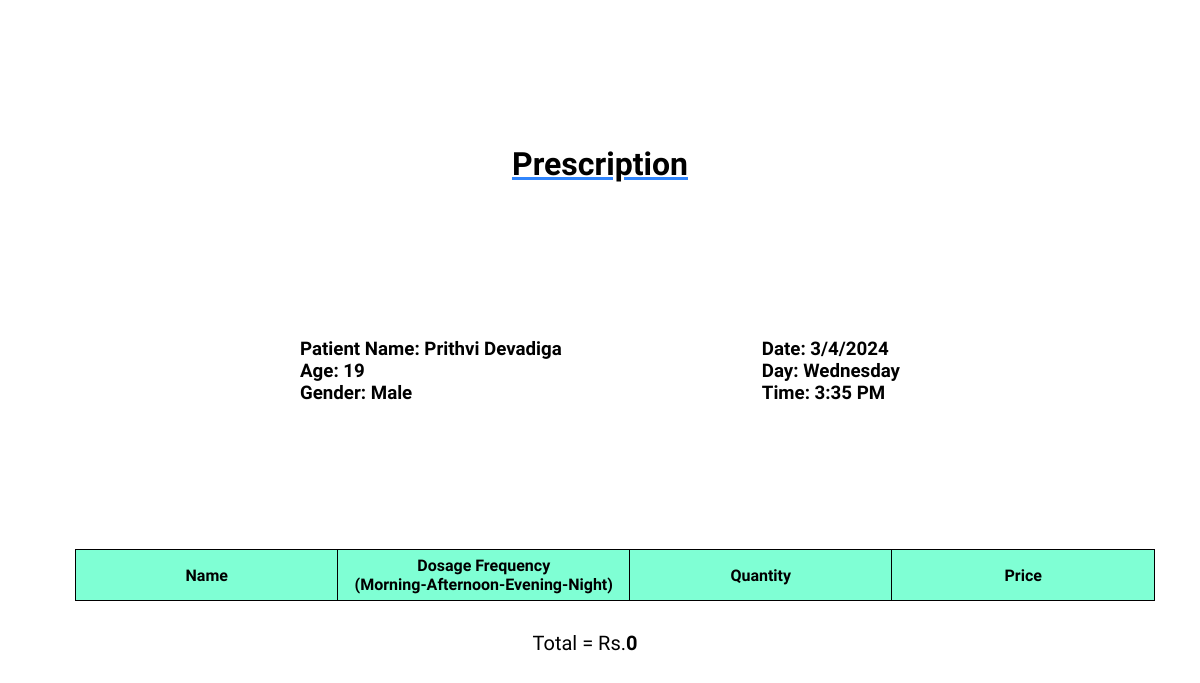
The app's page /prescription/12 with its own data.
### home/models.py (models this page shows, shortened)
class Addnewpatient(models.Model):
    fullname = models.CharField(max_length=50)
    age = models.CharField(max_length=3)
    gender = models.CharField(max_length=20)
    medicines = models.CharField(max_length=200, default='Nothing')

### home/views.py (the view)
# urls.py: path('prescription/<addnewpatient_id>', views.prescription, name='prescription')
def prescription(request, addnewpatient_id):
    patient = Addnewpatient.objects.get(pk=addnewpatient_id)
    return render(request, 'prescription.html', { 'fullname': patient.fullname, 'age': patient.age, 'gender': patient.gender })

### templates/prescription.html (shortened to what this page needs)
<!DOCTYPE html>
<html lang="en">
<head>
    <link rel="stylesheet" href="../static/prescription.css">
</head>
<body>
    <div class="heading">
        <h1>Prescription</h1>
    </div>
    <div class="info">
        <div class="left">
            <h3>Patient Name: {{ fullname }}</h3>
            <h3>Age: {{ age }}</h3>
            <h3>Gender: {{ gender }}</h3>
        </div>
        <div class="right">
            <h3 class="date">Date:</h3>
            <h3 class="day">Day:</h3>
            <h3 class="time">Time:</h3>
        </div>
    </div>
    <div class="carttable">
        <table>
            <tr>
                <th>Name</th>
                <th id="df">Dosage Frequency<br>(Morning-Afternoon-Evening-Night)</th>
                <th>Quantity</th>
                <th>Price</th>
            </tr>
        </table>
        <div class="totalgenerate">
            <p><span>Total = Rs.<b>0</b></span></p>
        </div>
    </div>
</body>
</html>

### static/prescription.css (style rules this page uses)
* { margin: 0; padding: 0; font-family: 'Onest'; }
body { display: flex; flex-direction: column; align-items: center; justify-content: space-evenly; height: 100vh; }
.heading { display: flex; justify-content: center; text-decoration: underline; text-decoration-color: #3185FC; margin-bottom: 10px; }
.info { display: flex; justify-content: space-between; width: 50vw; }
table { width: 90vw; border-collapse: collapse; margin-left: 30px; }
table, th, td { border: 1px solid black; }
th { background-color: #7FFFD4; width: 180px; height: 50px; }
#df { width: 200px; }
tr { height: 40px; }
.totalgenerate { width: 90vw; display: flex; justify-content: center; margin-top: 30px; }
p { font-size: 20px; }

### records on screen
Addnewpatient: fullname "Prithvi Devadiga", age "19", gender "Male"
